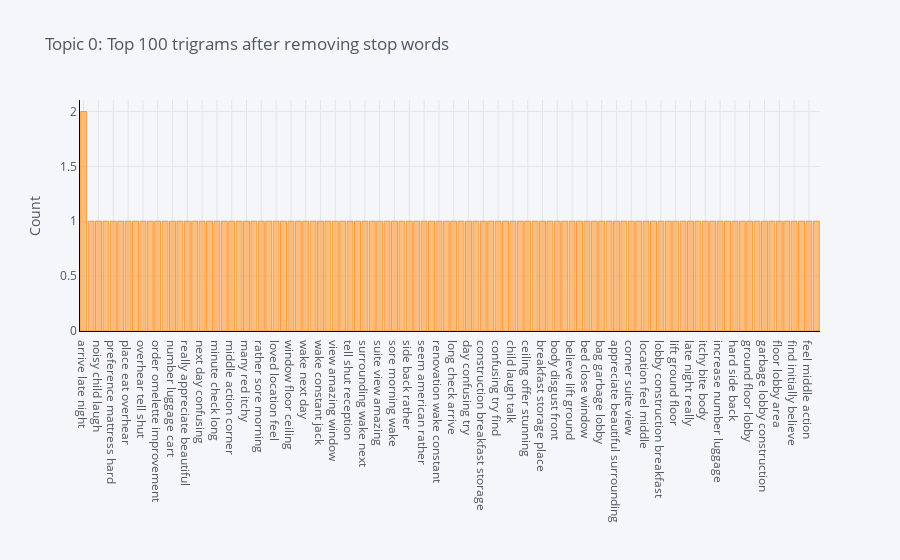

This figure's notebook cell:
### Code cell
plot_model(model=lda, plot = 'trigram')

### Figure 1 — Plotly figure (JSON) as saved in the notebook; plotly's stock layout.template omitted (floating-point values rounded to 4 significant figures)
{"data": [{"marker": {"color": "rgba(255, 153, 51, 0.6)", "line": {"color": "rgba(255, 153, 51, 1.0)", "width": 1}}, "name": "count", "orientation": "v", "text": "", "type": "bar", "x": ["arrive late night", "action corner suite", "noisy child laugh", "rather soft bed", "preference mattress hard", "plastic bag garbage", "place eat overhear", "particularly yummy order", "overhear tell shut", "outside ground construction", "order omelette improvement", "omelette improvement increase", "number luggage cart", "night really appreciate", "really appreciate beautiful", "night bed close", "next day confusing", "morning wake seem", "minute check long", "middle night bed", "middle action corner", "mattress hard side", "many red itchy", "man wait minute", "rather sore morning", "reception man wait", "loved location feel", "red itchy bite", "window floor ceiling", "wake seem american", "wake next day", "wake many red", "wake constant jack", "wait minute check", "view amazing window", "try find initially", "tell shut reception", "talk middle night", "surrounding wake next", "sure bother people", "suite view amazing", "storage place eat", "sore morning wake", "soft bed sure", "side back rather", "shut reception man", "seem american rather", "rude noisy child", "renovation wake constant", "luggage cart available", "long check arrive", "amazing window floor", "day confusing try", "construction litter plastic", "construction breakfast storage", "constant jack hammer", "confusing try find", "close window sure", "child laugh talk", "check long check", "ceiling offer stunning", "cart available lobby", "breakfast storage place", "breakfast particularly yummy", "body disgust front", "bite body disgust", "believe lift ground", "bed sure bother", "bed close window", "beautiful surrounding wake", "bag garbage lobby", "back rather sore", "appreciate beautiful surrounding", "american rather soft", "corner suite view", "disgust front rude", "location feel middle", "eat overhear tell", "lobby construction breakfast", "litter plastic bag", "lift ground floor", "laugh talk middle", "late night really", "jack hammer super", "itchy bite body", "initially believe lift", "increase number luggage", "improvement increase number", "hard side back", "hammer super friendly", "ground floor lobby", "ground construction litter", "garbage lobby construction", "front rude noisy", "floor lobby area", "floor ceiling offer", "find initially believe", "filthy outside ground", "feel middle action", "yummy order omelette"], "y": [2, 1, 1, 1, 1, 1, 1, 1, 1, 1, 1, 1, 1, 1, 1, 1, 1, 1, 1, 1, 1, 1, 1, 1, 1, 1, 1, 1, 1, 1, 1, 1, 1, 1, 1, 1, 1, 1, 1, 1, 1, 1, 1, 1, 1, 1, 1, 1, 1, 1, 1, 1, 1, 1, 1, 1, 1, 1, 1, 1, 1, 1, 1, 1, 1, 1, 1, 1, 1, 1, 1, 1, 1, 1, 1, 1, 1, 1, 1, 1, 1, 1, 1, 1, 1, 1, 1, 1, 1, 1, 1, 1, 1, 1, 1, 1, 1, 1, 1, 1]}], "layout": {"legend": {"bgcolor": "#F5F6F9", "font": {"color": "#4D5663"}}, "paper_bgcolor": "#F5F6F9", "plot_bgcolor": "#F5F6F9", "title": {"font": {"color": "#4D5663"}, "text": "Topic 0: Top 100 trigrams after removing stop words"}, "xaxis": {"gridcolor": "#E1E5ED", "linecolor": "black", "showgrid": true, "tickfont": {"color": "#4D5663"}, "title": {"font": {"color": "#4D5663"}, "text": ""}, "zerolinecolor": "#E1E5ED"}, "yaxis": {"gridcolor": "#E1E5ED", "linecolor": "black", "showgrid": true, "tickfont": {"color": "#4D5663"}, "title": {"font": {"color": "#4D5663"}, "text": "Count"}, "zerolinecolor": "#E1E5ED"}}}
